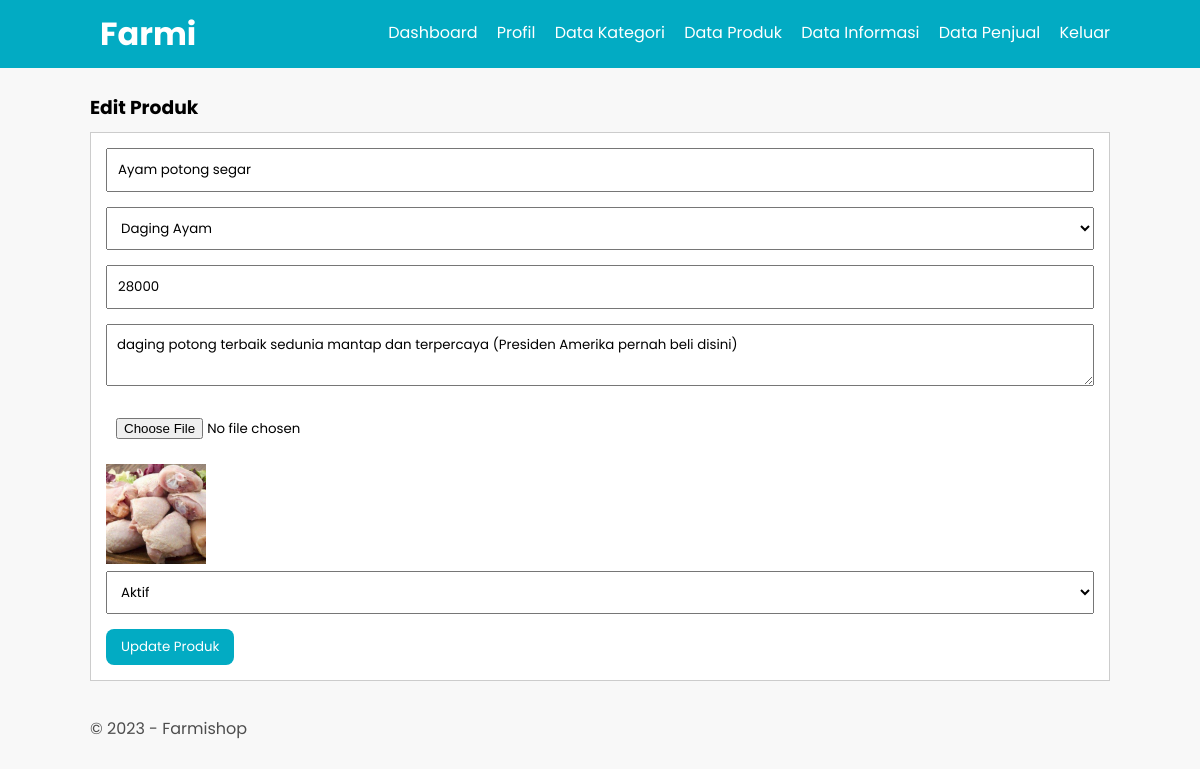
Page /edit-produk.php?id=44 (signed in) on the committed database.
### tables this page shows
CREATE TABLE `product` (
  `id_product` int(11) NOT NULL,
  `id_category` int(11) NOT NULL,
  `name_product` varchar(100) NOT NULL,
  `price_product` int(11) NOT NULL,
  `desc_product` text NOT NULL,
  `img_product` varchar(100) NOT NULL,
  `status_product` varchar(11) NOT NULL,
  `date_created` timestamp NOT NULL DEFAULT current_timestamp()
);

CREATE TABLE `category` (
  `id_category` int(11) NOT NULL,
  `name_category` varchar(25) NOT NULL
);

### edit-produk.php (the view, shortened to what this page needs)
<?php
include('db.php');
if (isset($_GET['id'])) {
    $id_produk = $_GET['id'];
    $data_produk = mysqli_query($conn, "SELECT * FROM product WHERE id_product='$id_produk'");
    $row = mysqli_fetch_assoc($data_produk);
} else {
    echo '<script>window.location="data-produk.php"</script>';
}
$data_kategori = mysqli_query($conn, "SELECT * FROM category");
?>
<!DOCTYPE html>
<html lang="en">
<head>
    <link rel="stylesheet" href="css/style.css">
</head>
<body>
    <header>
        <div class="container">
            <h1><a href="dashboard.php">Farmi</a></h1>
            <ul>
                <li><a href="dashboard.php">Dashboard</a></li>
                <li><a href="profil.php">Profil</a></li>
                <li><a href="data-kategori.php">Data Kategori</a></li>
                <li><a href="data-produk.php">Data Produk</a></li>
                <li><a href="data-info.php">Data Informasi</a></li>
                <li><a href="data-seller.php">Data Penjual</a></li>
                <li><a href="login.php">Keluar</a></li>
            </ul>
        </div>
    </header>
    <div class="section">
        <div class="container">
            <h3>Edit Produk</h3>
            <div class="box">
                <form action="" method="POST" enctype="multipart/form-data">
                    <input type="text" name="nama" placeholder="Nama Produk" class="input-control" value="<?php echo $row['name_product']; ?>" required>
                    <select name="kategori" class="input-control" required>
                        <?php while ($kategori = mysqli_fetch_assoc($data_kategori)) { ?>
                            <option value="<?php echo $kategori['id_category']; ?>" <?php if ($kategori['id_category'] == $row['id_category']) echo 'selected'; ?>><?php echo $kategori['name_category']; ?></option>
                        <?php } ?>
                    </select>
                    <input type="number" name="harga" placeholder="Harga" class="input-control" value="<?php echo $row['price_product']; ?>" required>
                    <textarea name="deskripsi" placeholder="Deskripsi Produk" class="input-control" required><?php echo $row['desc_product']; ?></textarea>
                    <input type="file" name="foto" class="input-control">
                    <img src="produk/<?php echo $row['img_product']; ?>" width="100px">
                    <select name="status" class="input-control" required>
                        <option value="Aktif" <?php if ($row['status_product'] == 'Aktif') echo 'selected'; ?>>Aktif</option>
                    </select>
                    <input type="submit" name="update" value="Update Produk" class="btn">
                </form>
            </div>
        </div>
    </div>
    <footer>
        <div class="container">
            <p>&copy; 2023 - Farmishop</p>
        </div>
    </footer>
</body>
</html>

### css/style.css (style rules this page uses)
* { padding: 0; margin: 0; font-family: 'Poppins',sans-serif; }
body { background-color: #f8f8f8; }
a { color: inherit; text-decoration: none; }
.input-control { width: 100%; padding: 10px; margin-bottom: 15px; box-sizing: border-box; }
.btn { padding: 8px 15px; background-color: #02ABC3; color: #fff; border: none; cursor: pointer; }
header { background-color: #02ABC3; color: #fff; }
header h1 { float: left; padding: 10px; }
header ul { float: right; }
header ul li { display: inline-block; }
header ul li a { padding: 20px 0 20px 15px; display: inline-block; }
.container { width: 85%; margin: 0 auto; }
.container:after { content: ''; display: block; clear: both; }
.section { padding: 25px 0; }
.box { background-color: #fff; border: 1px solid #ccc; padding: 15px; box-sizing: border-box; margin: 10px 0; }
.box::after { content: ''; display: block; clear: both; }
input[type=submit] { padding: 8px 15px; background-color: #02ABC3; color: #fff; border: none; cursor: pointer; border-radius: 8px; }
.container p { color: rgb(77, 77, 77); }

### rows in the picture
product: nama "Ayam potong segar", kategori "Daging Ayam", harga "28000", deskripsi "daging potong terbaik sedunia mantap dan terpercaya (Presiden Amerika pernah beli disini)", img_product (picture), status "Aktif"
